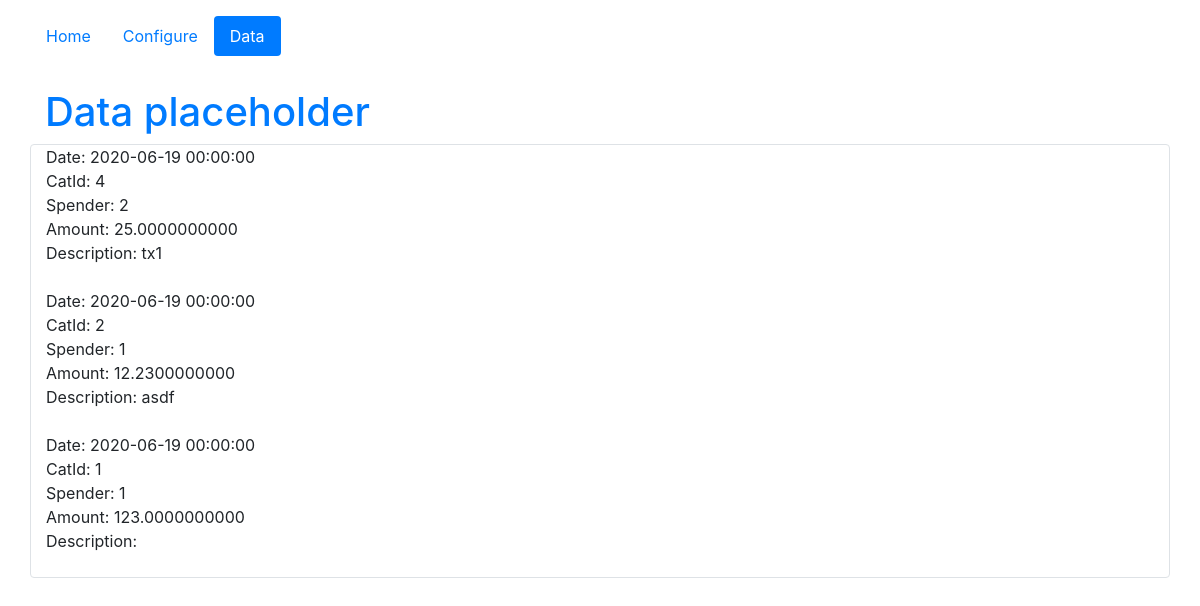
Screenshot of /showData with the database file from the repository.
### tracker_app/models.py (models this page shows, shortened)
class Expense(db.Model):
	expenseId = db.Column(db.Integer, primary_key=True)
	date = db.Column(db.DateTime, nullable=False)
	categoryId = db.Column(db.Integer, db.ForeignKey('category.categoryId'), nullable=False)
	spenderId = db.Column(db.Integer, db.ForeignKey('user.userId'), nullable=False)
	amount = db.Column(db.Numeric(precision=2), nullable=False)
	description = db.Column(db.Text)

### tracker_app/routes.py (the view)
@app.route("/showData")
def showData():
    return render_template('data.html', expenses=Expense.query.all())

### tracker_app/templates/data.html
{% extends 'layout.html' %}
{% set activePage = "showData" %}
{% block content %}
<h1 class="text-primary">Data placeholder</h1>
<div class="row" id="list-expense">
	<div class="col-sm border rounded">
		{% for expense in expenses %}
			Date: {{ expense.date }}<br>
			CatId: {{ expense.categoryId }}<br>
			Spender: {{ expense.spenderId }}<br>
			Amount: {{ expense.amount }}<br>
			Description: {{ expense.description }}<br>
			<br>
		{% endfor %}
	</div>
</div>
{% endblock %}

### rows the page displays
Expense: date "2020-06-19 00:00:00", categoryId "4", spenderId "2", amount "25.0000000000", description "tx1"
Expense: date "2020-06-19 00:00:00", categoryId "2", spenderId "1", amount "12.2300000000", description "asdf"
Expense: date "2020-06-19 00:00:00", categoryId "1", spenderId "1", amount "123.0000000000"

### other values shown
{{ text }} "Home" "Configure" "Data"
